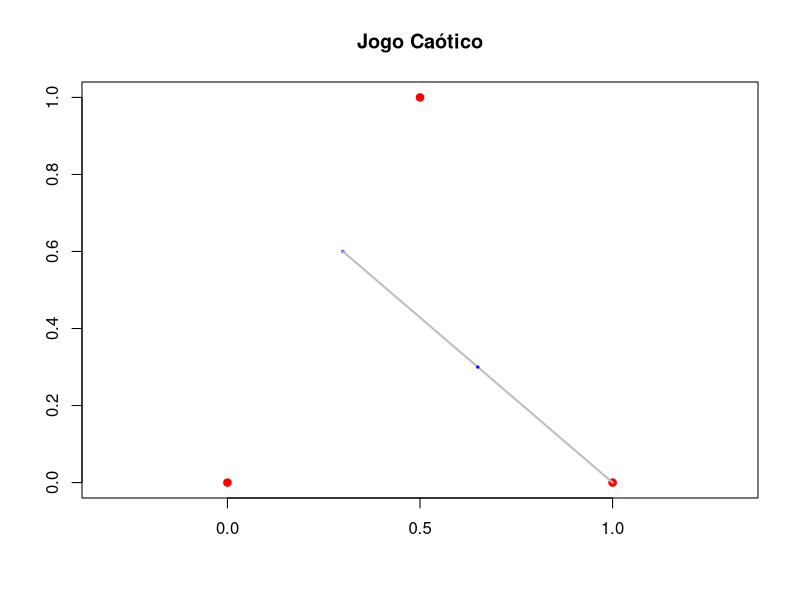
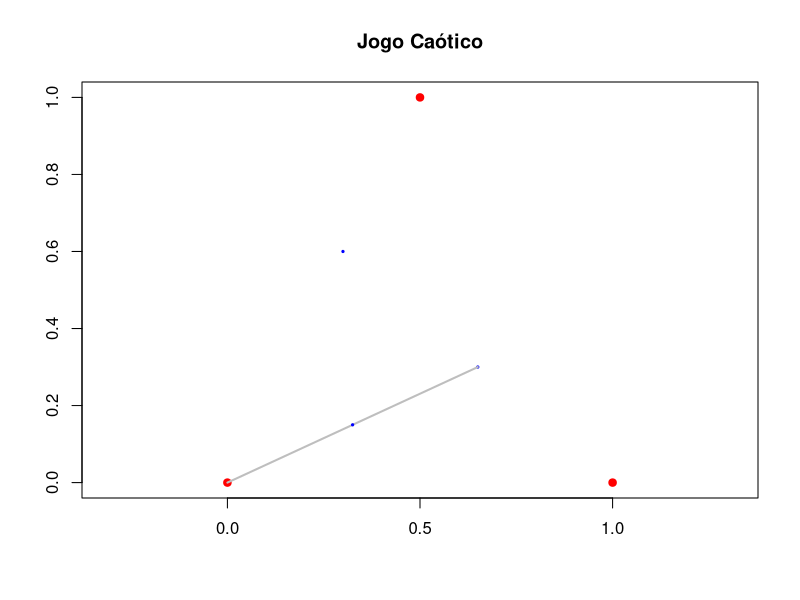
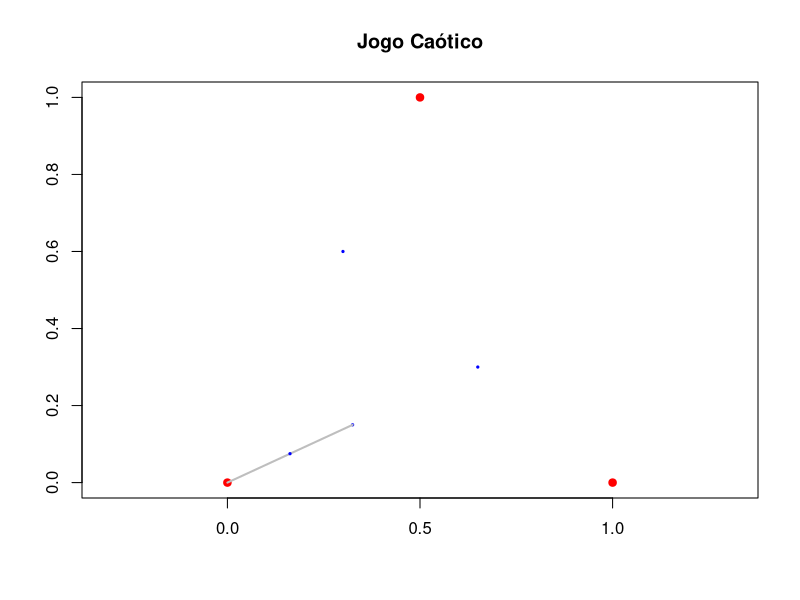
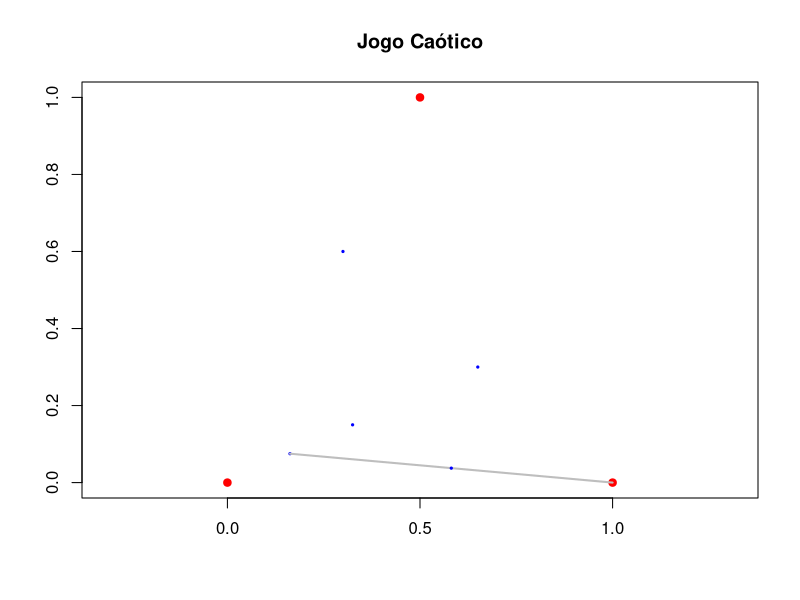
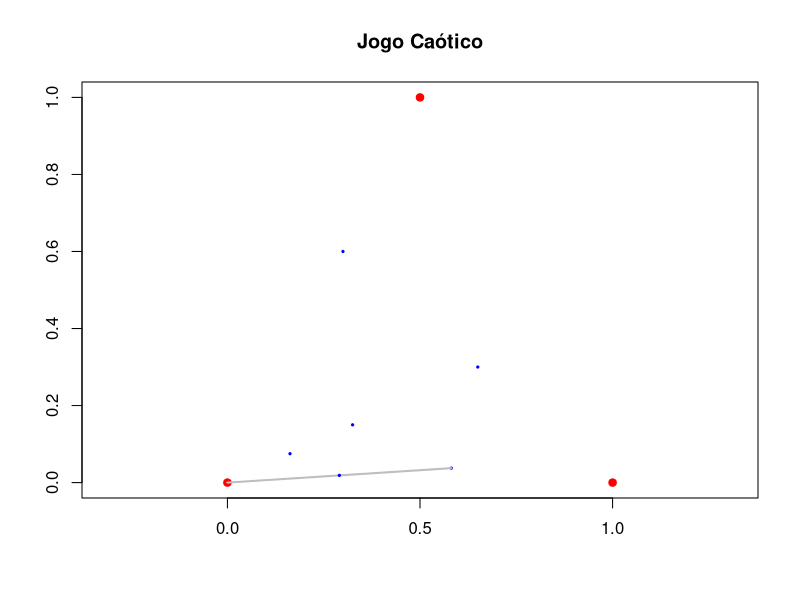
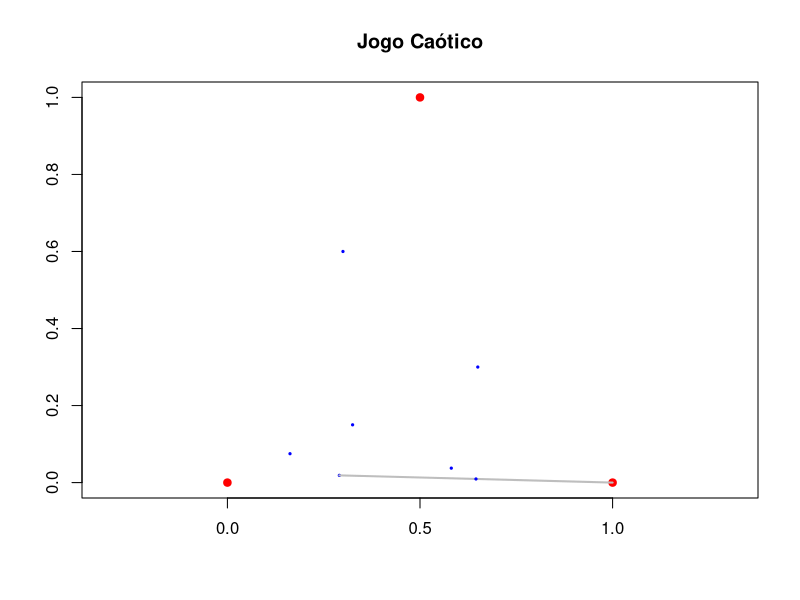
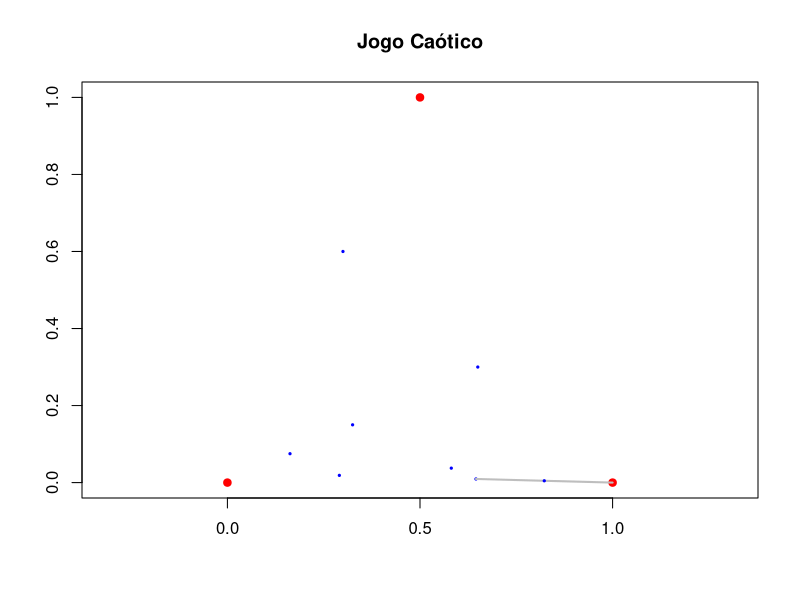
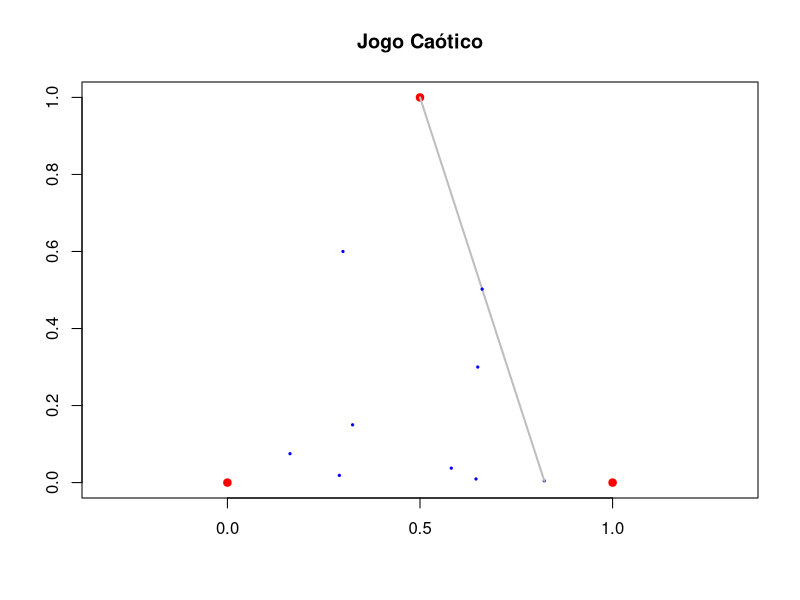

R code for these plots, in order: (Note: a time limit stopped this script after it produced the figures.)
x11()

vertices = list(
  A = c(0, 0),
  B = c(1, 0),
  C = c(0.5, 1)
)

# Inicializa ponto
ponto = c(0.3, 0.6)

# Lista para armazenar todos os pontos desenhados
todos_pontos = list(ponto)

while (TRUE) {
  # Escolhe um vértice
  ponto_destino_nome = sample(names(vertices), 1)
  destino = vertices[[ponto_destino_nome]]
  
  # Mostra qual foi
  cat("Vértice escolhido:", ponto_destino_nome, "\n")
  
  # Redesenha o gráfico todo com linha temporária
  plot(NULL, xlim = c(0, 1), ylim = c(0, 1), asp = 1,
       xlab = "", ylab = "", main = "Jogo Caótico")
  
  # Desenha vértices
  points(vertices$A[1], vertices$A[2], col = "red", pch = 19)
  points(vertices$B[1], vertices$B[2], col = "red", pch = 19)
  points(vertices$C[1], vertices$C[2], col = "red", pch = 19)
  
  # Desenha pontos anteriores
  for (pt in todos_pontos) {
    points(pt[1], pt[2], col = "blue", pch = 19, cex = 0.3)
  }
  
  # Desenha segmento temporário
  segments(ponto[1], ponto[2], destino[1], destino[2], col = "gray", lwd = 2)
  ponto = (ponto + destino) / 2
  readline("Tomando ponto médio do segmento ")
  points(ponto[1], ponto[2], col = "blue", pch = 19, cex = 0.3)
  
  # Espera ENTER
  readline("Gerar novo ponto")
  
  # Atualiza lista de pontos
  todos_pontos[[length(todos_pontos) + 1]] = ponto
}
